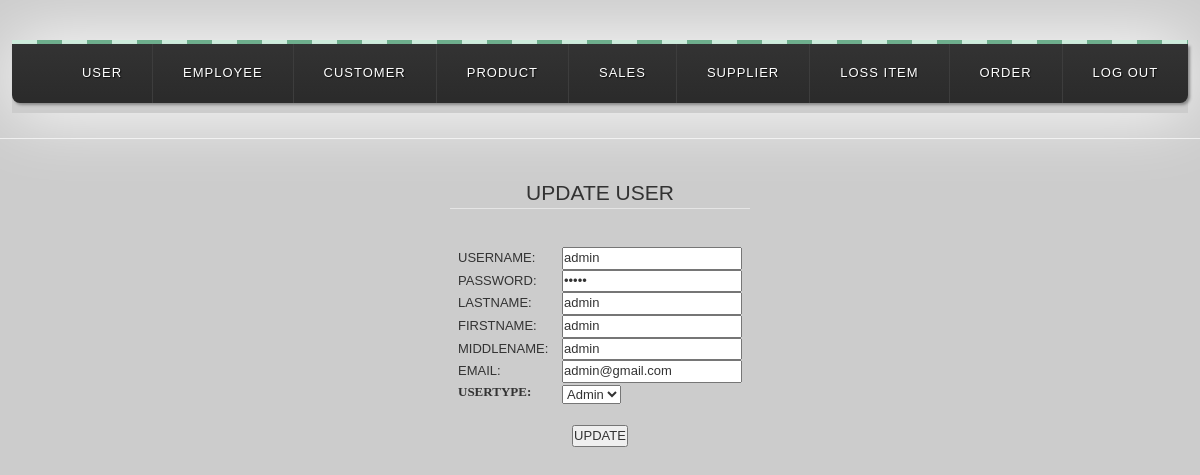
The app's page /user_edit.php?ID=admin (signed in) with its own data.
### tables this page shows
CREATE TABLE IF NOT EXISTS `user` (
  `admin_id` int(11) NOT NULL,
  `Username` varchar(30) NOT NULL,
  `Password` varchar(30) NOT NULL,
  `Lastname` varchar(30) NOT NULL,
  `Firstname` varchar(30) NOT NULL,
  `MiddleName` varchar(30) NOT NULL,
  `Email` varchar(40) NOT NULL,
  `usertype` varchar(11) NOT NULL
);

### user_edit.php (the view, shortened to what this page needs)
<!Doctype html>
<body>
<link rel="stylesheet" type="text/css" href="mystyles.css">
<?php
include('header.php');
?>
<head>
</head>
<div class="wrap">
<span class="decor"></span>
<nav>
  <ul class="primary">
    <li>
      <a href="users.php">USER</a>
    </li>
    <li>
      <a href="employee.php">EMPLOYEE</a>
    </li>
    <li>
      <a href="customer.php">CUSTOMER</a>
    </li>
    <li>
      <a href="product.php">PRODUCT</a>
    </li>
    <li>
      <a href="sales.php">SALES</a>
    </li>
    <li>
      <a href="supplier.php">SUPPLIER</a>
    </li>
    <li>
      <a href="loss.php">LOSS ITEM</a>
    </li>
    <li>
      <a href="orders.php">ORDER</a>
    </li>
    <li>
      <a href="logout.php">LOG OUT</a>
    </li>
  </ul>
</nav>
</div>
<hr/>
<br/>
<div>
<center>
<?php
if(isset($_GET['ID']))
{
$ID=$_GET['ID'];
$query1=mysql_query("select * from user where Username='$ID'");
$query2=mysql_fetch_array($query1);
?>
<center>
<form method="post" action="">
<fieldset style="width:300px;"><legend>UPDATE USER</legend>
<table>
<br>
<tr>
<td>
Username: <td><input type="text" name="Username" value="<?php echo $query2['Username']; ?>" /></td>
</td>
</tr>
<tr>
<td>
Password: <td><input type="Password" name="Password" value="<?php echo $query2['Password']; ?>" /></td>
</td>
</tr>
<tr>
<td>
Lastname: <td><input type="text" name="Lastname" value="<?php echo $query2['Lastname']; ?>" /></td>
</td>
</tr>
<tr>
<td>
Firstname: <td><input type="text" name="Firstname" value="<?php echo $query2['Firstname']; ?>" /></td>
</td>
</tr>
<tr>
<td>
MiddleName: <td><input type="text" name="MiddleName" value="<?php echo $query2['MiddleName']; ?>" /></td>
</td>
</tr>
<tr>
<td>
Email: <td><input type="text" name="Email" value="<?php echo $query2['Email']; ?>" /></td>
</td>
</tr>
<tr><td><label>Usertype:</td></label>
<td><select name="usertype" value="<?php echo $query2['usertype']; ?>">
<option value="<?php echo $query2['usertype']; ?>"><?php echo $query2['usertype']; ?></option>
<option value="User">User</option></select></td>
</table>
<br />
<input type="submit" name="submit" value="UPDATE" />
</form>
<?php
}
?>
</body>
</html>

### mystyles.css (style rules this page uses)
body { background-color: ; }
label { font-family:bookman old style; margin: 0; padding: 0; display: block; font-size: 100%; padding-top: 0; padding-right: .25em; width: 8em; }
input, Stextarea { font-family:times new roman; margin: 0; padding: 0; display: block; font-size: 100%; }

### user_edit.php (style rules this page uses)
body { background: #ccc; font-family: helvetica, arial, serif; font-size: 13px; text-transform: uppercase; text-align: center; }
.wrap { display: inline-block; -webkit-box-shadow: 0 0 70px #fff; -moz-box-shadow: 0 0 70px #fff; box-shadow: 0 0 70px #fff; margin-top: 40px; }
.decor { background: #6EAF8D; background: -webkit-linear-gradient(left, #CDEBDB 50%, #6EAF8D 50%); background: -moz-linear-gradient(left, #CDEBDB 50%, #6EAF8D 50%); background: -o-linear-gradient(left, #CDEBDB 50%, #6EAF8D 50%); background: linear-gradient(left, white 50%, #6EAF8D 50%); background-size: 50px 25%;; padding: 2px; display: block; }
a { text-decoration: none; color: #fff; display: block; }
ul { list-style: none; position: relative; text-align: left; }
li { float: left; }
ul:after { clear: both; }
ul:before, ul:after { content: " "; display: table; }
nav { position: relative; background: #2B2B2B; background-image: -webkit-linear-gradient(bottom, #2B2B2B 7%, #333333 100%); background-image: -moz-linear-gradient(bottom, #2B2B2B 7%, #333333 100%); background-image: -o-linear-gradient(bottom, #2B2B2B 7%, #333333 100%); background-image: linear-gradient(bottom, #2B2B2B 7%, #333333 100%); text-align: center; letter-spacing: 1px; text-shadow: 1px 1px 1px #0E0E0E; -webkit-box-shadow: 2px 2px 3px #888; -moz-box-shadow: 2px 2px 3px #888; box-shadow: 2px 2px 3px #888; border-bottom-right-radius: 8px; border-bottom-left-radius: 8px; }
ul.primary li a { display: block; padding: 20px 30px; border-right: 1px solid #3D3D3D; }
ul.primary li:last-child a { border-right: none; }

### records on screen
user: Username "admin", Lastname "admin", Firstname "admin", MiddleName "admin", Email "admin@gmail.com", usertype "Admin"
